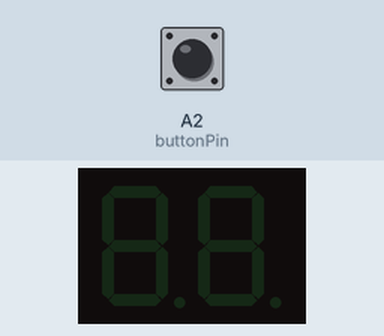
This sketch was run on a simulated Arduino Uno, built with avr-gcc and run on an emulated ATmega328P. Shown: 2-digit seven-segment display. Wiring (from diagram.json): 2-digit 7-segment display, segments lit when HIGH: segments pin 9, pin 10, pin 11, pin 12, pin 13, A0, A1, pin 2, pin 3, pin 4, pin 5, pin 6, pin 7, pin 8. The inputs (shaded band) are chosen by the test bench; at power-on: A2 (buttonPin) LOW. The segment pins are drawn as the display they are named for.

Above: at 1.2 s.
1.3 s: A2 (buttonPin) pulled HIGH for 0.15 s
At 2.3 s:
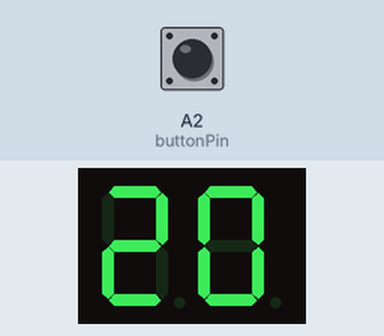
At 3.2 s:
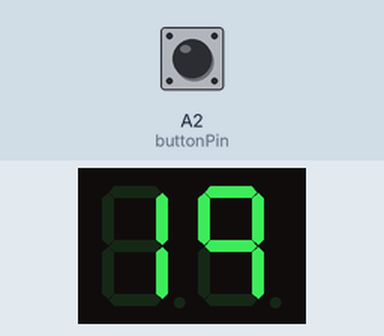
Timing chart, 0 to 4.7 s (numbered marks = the images above; inputs shaded):
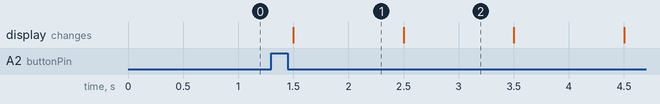

The sketch:

sketch.ino
```cpp
int sega1 = 9;
int segb1 = 10;
int segc1 = 11;
int segd1 = 12;
int sege1 = 13;
int segf1 = A0;
int segg1 = A1;

int sega2 = 2;
int segb2 = 3;
int segc2 = 4;
int segd2 = 5;
int sege2 = 6;
int segf2 = 7;
int segg2 = 8;

int buttonPin = A2;

bool countdownStarted = false;

int numbers[10][7] = {
  {1, 1, 1, 1, 1, 1, 0},  // 0
  {0, 1, 1, 0, 0, 0, 0},  // 1
  {1, 1, 0, 1, 1, 0, 1},  // 2
  {1, 1, 1, 1, 0, 0, 1},  // 3
  {0, 1, 1, 0, 0, 1, 1},  // 4
  {1, 0, 1, 1, 0, 1, 1},  // 5
  {1, 0, 1, 1, 1, 1, 1},  // 6
  {1, 1, 1, 0, 0, 0, 0},  // 7
  {1, 1, 1, 1, 1, 1, 1},  // 8
  {1, 1, 1, 0, 0, 1, 1}   // 9
};

void displayNumber(int segPins[], int num) {
  for (int i = 0; i < 7; i++) {
    digitalWrite(segPins[i], numbers[num][i]);
  }
}

void setup() {
  // pin segmen puluhan untuk output
  for (int i = sega1; i <= segg1; i++) {
    pinMode(i, OUTPUT);
  }

  // pin segmen satuan untuk output
  for (int i = sega2; i <= segg2; i++) {
    pinMode(i, OUTPUT);
  }

  // pin tombol untuk input
  pinMode(buttonPin, INPUT);
}

void loop() {
  // untuk mengecek apakah tombol dipencet
  if (digitalRead(buttonPin) == HIGH && !countdownStarted) {
    countdownStarted = true;
    delay(200);
  }

  // ketika countdown sudah dimulai
  if (countdownStarted) {
    // Countdown dari 20 ke 0
    for (int i = 20; i >= 0; i--) {
      int tens = i / 10;      // angka puluhan
      int ones = i % 10;      // angka satuan

      // Tampilkan angka puluhan
      int tensPins[] = {sega1, segb1, segc1, segd1, sege1, segf1, segg1};
      displayNumber(tensPins, tens);

      // Tampilkan angka satuan
      int onesPins[] = {sega2, segb2, segc2, segd2, sege2, segf2, segg2};
      displayNumber(onesPins, ones);

      delay(1000);           // Tampilkan angka selama 1 detik
    }

    countdownStarted = false; // Reset countdown setelah selesai
  }
}
```

Measured:
- after the input at 1.3 s, the display: changes after 0.20 s (image 1)
- what the display in image 1 shows lasts 1.0 s, from 1.5 s to 2.5 s
